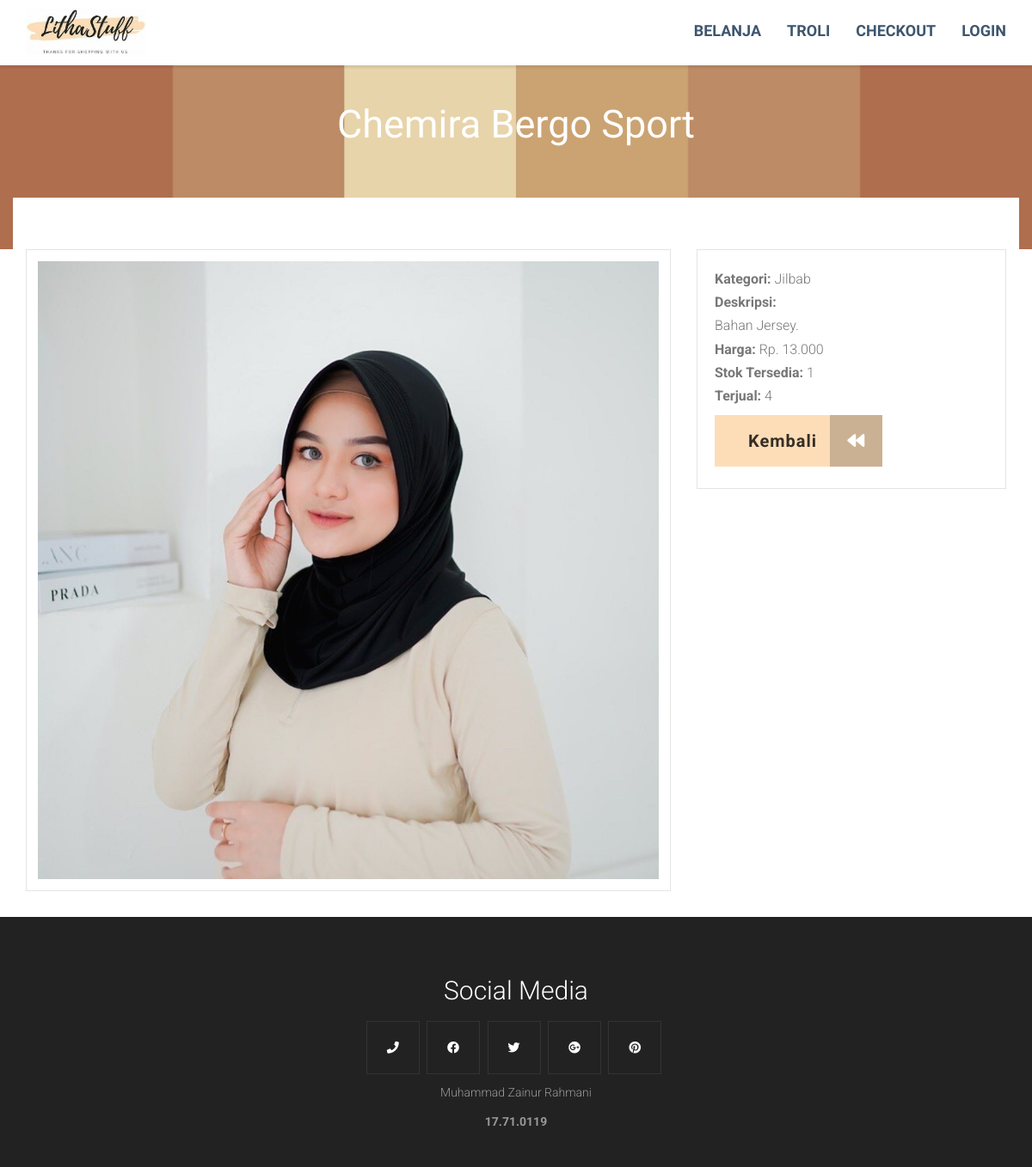
Page /detail.php?idtanam=12 on the earlier database version.
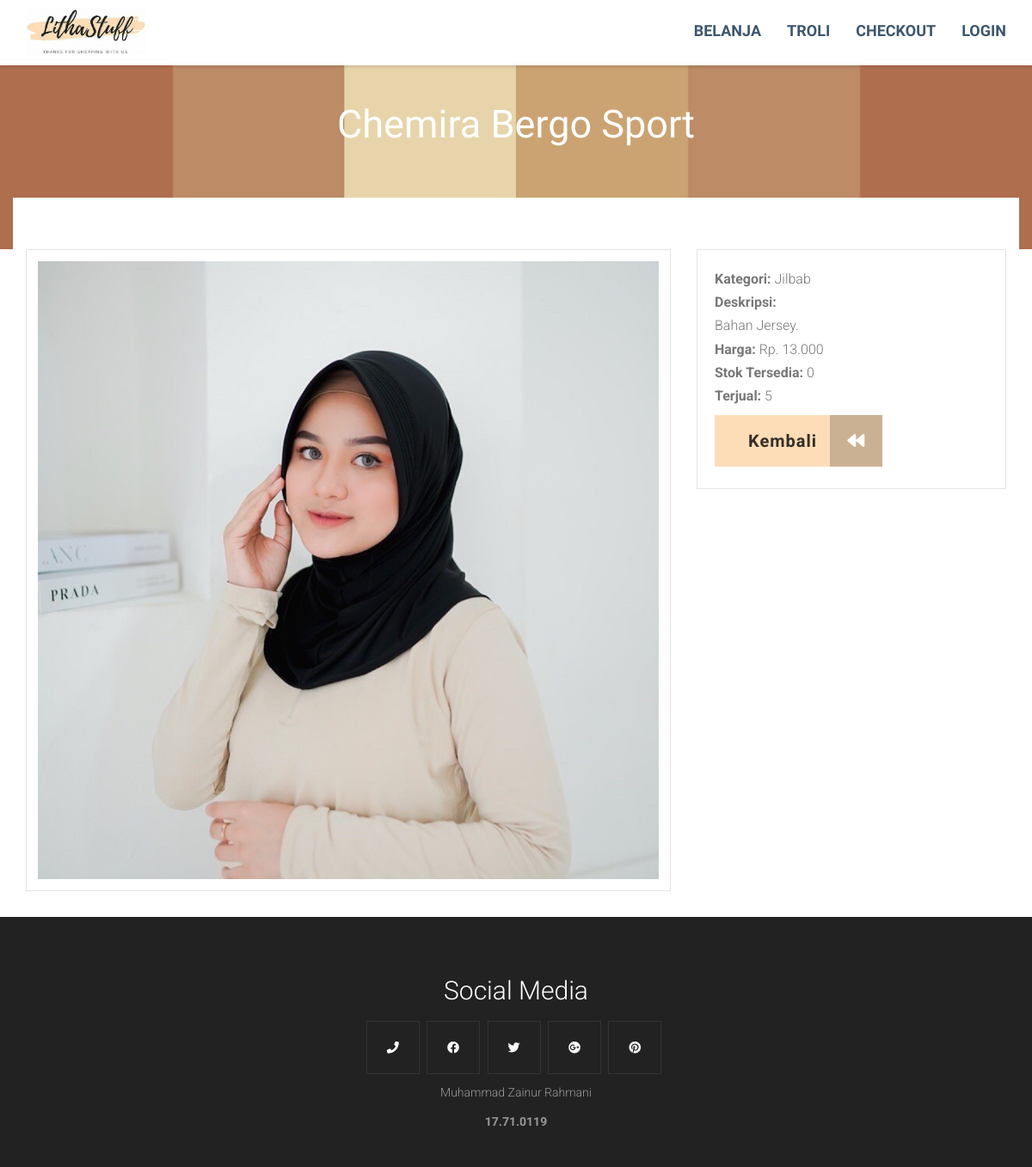
Same page on the later database version.
### tables this page shows
CREATE TABLE `tanam` (
  `idtanam` int(5) NOT NULL,
  `namatanam` varchar(80) NOT NULL,
  `kategori` varchar(30) NOT NULL,
  `modal` float NOT NULL,
  `harga` float NOT NULL,
  `deskripsi` text NOT NULL,
  `gambar` text NOT NULL,
  `stok` int(4) NOT NULL,
  `harga_r` float NOT NULL,
  `terjual` int(10) NOT NULL,
  `cekflash` int(1) NOT NULL
);

### detail.php (the view, shortened to what this page needs)
<?php require('header.php');
	$tanam = mysqli_query($kon, "SELECT * FROM tanam WHERE idtanam = '$_REQUEST[idtanam]'");
	$data  = mysqli_fetch_array($tanam);
?>
	<div class="container">
		<div class="row">
			<div class="col-md-12 text-center">
				<div class="text-pageheader">
					<div class="subtext-image" data-scrollreveal="enter bottom over 1.7s after 0.0s">
						 <?= $data['namatanam'] ?>
					</div>
				</div>
			</div>
		</div>
	</div>
</div>
</header>
<section class="item content">
<div class="container toparea">
	<div class="row">
		<div class="col-md-8">
			<div class="productbox">
				<div class="text-center">
					<img src="img/<?= $data['gambar'] ?>" class='text-center'>
				</div>
			</div>
		</div>
		<div class="col-md-4">
			<div class="properties-box">
				<ul class="unstyle">
					<li><b class="propertyname">Kategori:</b> <?= $data['kategori'] ?></li>
					<li><b class="propertyname">Deskripsi:<br></b> <?= $data['deskripsi'] ?></li>
					<li><b class="propertyname">Harga:</b> Rp. <?= number_format($data['harga'],0,',','.') ?></li>
					<li><b class="propertyname">Stok Tersedia:</b> <?= $data['stok'] ?></li>
					<li><b class="propertyname">Terjual:</b> <?= $data['terjual'] ?></li><br>
					<li><a href="belanja.php" class="homebrowseitems">Kembali<div class="homebrowseitemsicon"><i class="fa fa-backward fa-spin"></i></div></a></li>
				</ul>
			</div>
		</div>
	</div>
</div>
</section>
<?php require('footer.php') ?>

Differences in the rows shown:
changed tanam "Chemira Bergo Sport": stok "1" → "0"; terjual "4" → "5"
